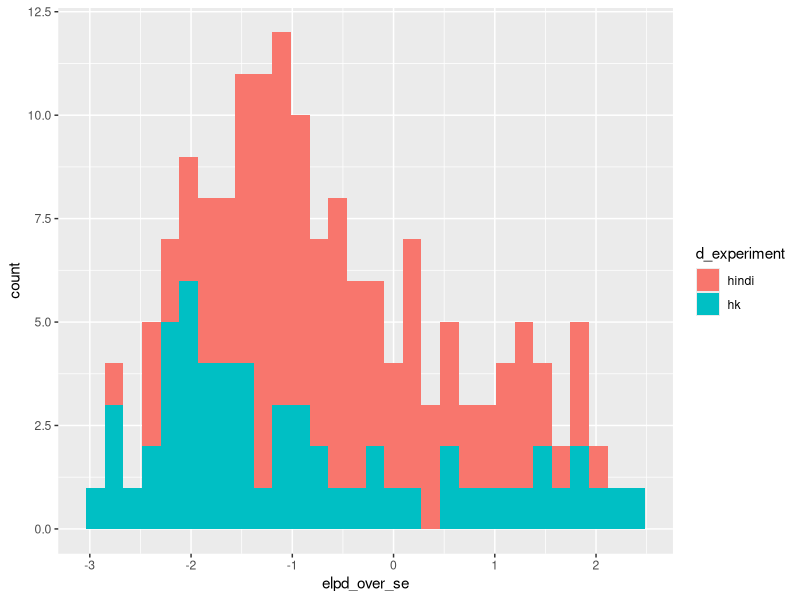
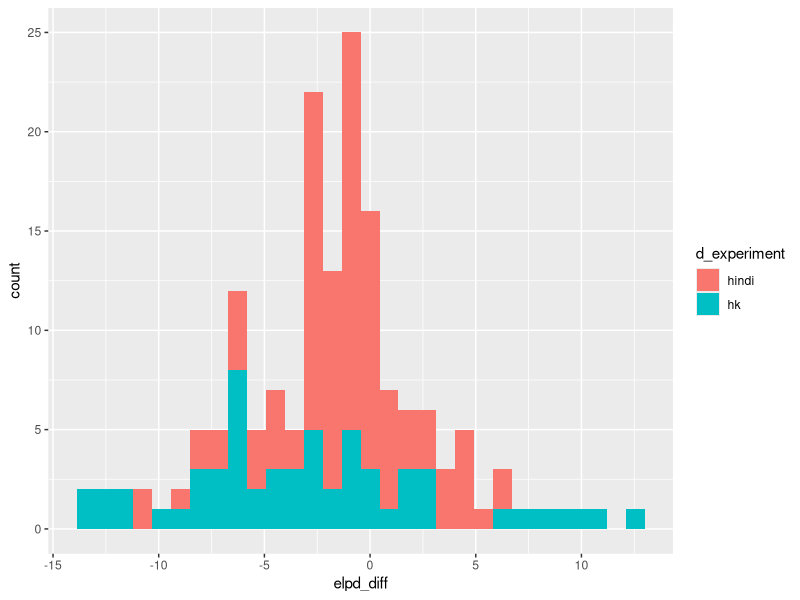
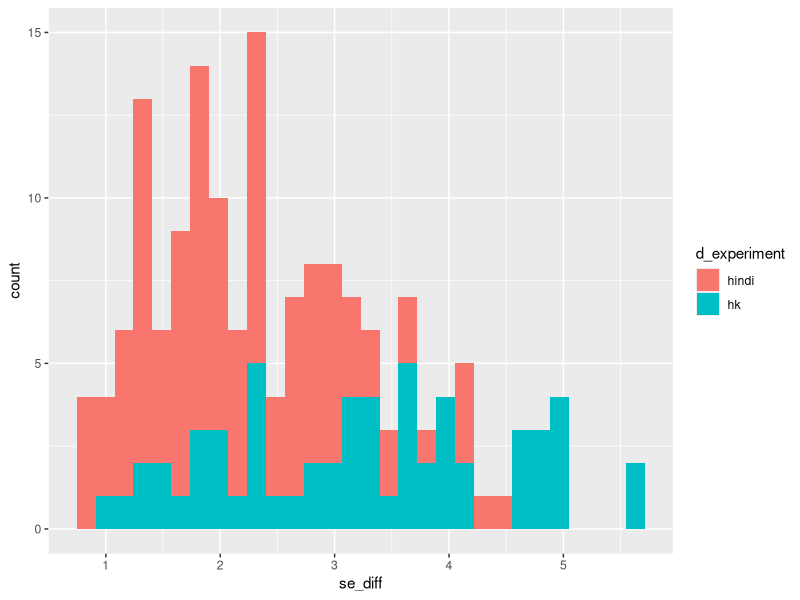

Source code (R) for these figures, in order:
## ---- chunk 1
knitr::opts_chunk$set(echo = TRUE)
## ---- chunk 2
`%>%`<-magrittr::`%>%`
hindi_loo_diff <-readr::read_csv("loo_diffs_hindi_dinst2_Sept_2.csv")
hk_loo_diff<-readr::read_csv("loo_diffs_hk_dinst1_Sept_2.csv")

all_loo_diffs<-dplyr::full_join(hindi_loo_diff,hk_loo_diff) %>%
               dplyr::filter(!is.na(elpd_diff))

all_loo_diffs$elpd_over_se <-NA
for (i in 1:nrow(all_loo_diffs)){
  all_loo_diffs$elpd_over_se[i] <- all_loo_diffs$elpd_diff[i]/all_loo_diffs$se_diff[i]
}

#identify outliers in se_diff
loo_diffs_outliers<-subset(all_loo_diffs, all_loo_diffs$se_diff > 20)

all_loo_diffs<-subset(all_loo_diffs, all_loo_diffs$se_diff < 20)

library(ggplot2)
ggplot(all_loo_diffs, aes(elpd_over_se, fill = d_experiment)) +
  geom_histogram()

ggplot(all_loo_diffs, aes(elpd_diff, fill = d_experiment)) +
  geom_histogram()

ggplot(all_loo_diffs, aes(se_diff, fill = d_experiment)) +
  geom_histogram()


